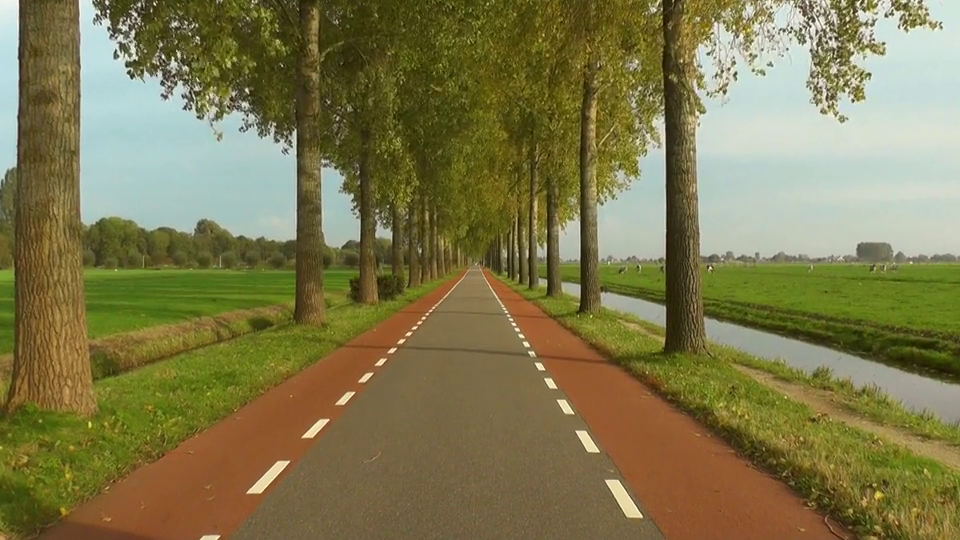
#> input picture frame 36 of test.mp4, 960 x 540 px
$ python lane_detection.py
#> lines starting #> are read from the running program, lines starting #| are printed output that depends on the picture; after the words box and inside, x2 and y2 are one past the last pixel; in counts of white or black regions, pixels touching at a corner belong together
import cv2
import numpy as np

def region_of_interest(img, vertices):
    mask = np.zeros_like(img)
    cv2.fillPoly(mask, vertices, 255)
    masked_image = cv2.bitwise_and(img, mask)
    return masked_image

def draw_lane_lines(img, lines, color=[255, 0, 0], thickness=10):
    line_image = np.zeros_like(img)

    if lines is None:
        return img

    left_lines = []
    right_lines = []
    left_weights = []
    right_weights = []

    for line in lines:
        for x1, y1, x2, y2 in line:
            if x2 - x1 == 0:  # Avoid divide by zero error
                continue  # Skip vertical lines

            slope = (y2 - y1) / (x2 - x1)
            length = np.sqrt((y2 - y1) ** 2 + (x2 - x1) ** 2)
            if slope < 0:  # Left lane
                left_lines.append((x1, y1, x2, y2))
                left_weights.append(length)
            else:  # Right lane
                right_lines.append((x1, y1, x2, y2))
                right_weights.append(length)

    left_lane = np.average(left_lines, axis=0, weights=left_weights) if len(left_weights) > 0 else None
    right_lane = np.average(right_lines, axis=0, weights=right_weights) if len(right_weights) > 0 else None

    y1 = img.shape[0]
    y2 = int(y1 * 0.6)

    if left_lane is not None:
        x1_left, y1_left, x2_left, y2_left = left_lane
        if x2_left - x1_left != 0:  # Check again to avoid divide by zero
            slope_left = (y2_left - y1_left) / (x2_left - x1_left)
            x1_left = int((y1 - y1_left) / slope_left + x1_left)
            x2_left = int((y2 - y2_left) / slope_left + x2_left)
            cv2.line(line_image, (x1_left, y1), (x2_left, y2), color, thickness)

    if right_lane is not None:
        x1_right, y1_right, x2_right, y2_right = right_lane
        if x2_right - x1_right != 0:  # Check again to avoid divide by zero
            slope_right = (y2_right - y1_right) / (x2_right - x1_right)
            x1_right = int((y1 - y1_right) / slope_right + x1_right)
            x2_right = int((y2 - y2_right) / slope_right + x2_right)
            cv2.line(line_image, (x1_right, y1), (x2_right, y2), color, thickness)

    combined_image = cv2.addWeighted(img, 0.8, line_image, 1, 1)
    return combined_image

def process_frame(frame):
    gray = cv2.cvtColor(frame, cv2.COLOR_BGR2GRAY)
    blur = cv2.GaussianBlur(gray, (5, 5), 0)
    edges = cv2.Canny(blur, 50, 150)

    height, width = frame.shape[:2]
    roi_vertices = np.array([[(50, height), (width//2 - 50, height//2 + 50),
                              (width//2 + 50, height//2 + 50), (width - 50, height)]])

    cropped_edges = region_of_interest(edges, roi_vertices)
    lines = cv2.HoughLinesP(cropped_edges, rho=1, theta=np.pi/180, threshold=50, minLineLength=100, maxLineGap=50)
    frame_with_lanes = draw_lane_lines(frame, lines)

    return frame_with_lanes

def lane_detection(video_path):
    cap = cv2.VideoCapture(video_path)

    while cap.isOpened():
        ret, frame = cap.read()
#> frame is the input picture: shape (540, 960, 3); mean B, G, R 76.6, 119.9, 126.2
        if not ret:
            break

        frame_with_lanes = process_frame(frame)
#> in process_frame, `gray = cv2.cvtColor(frame, cv2.COLOR_BGR2GRAY)`:
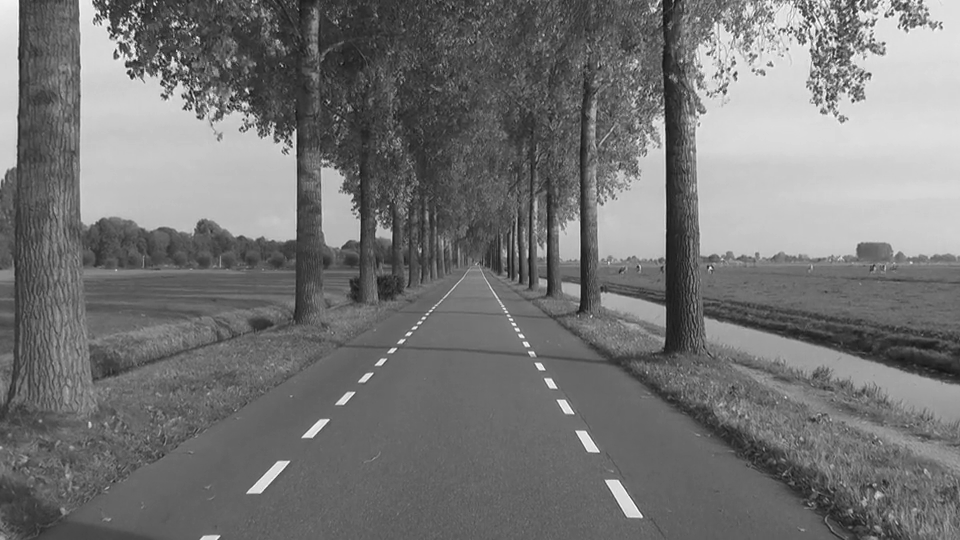
#> gray: shape (540, 960); min 14, max 255, mean 116.8
#> in process_frame, `edges = cv2.Canny(blur, 50, 150)`:
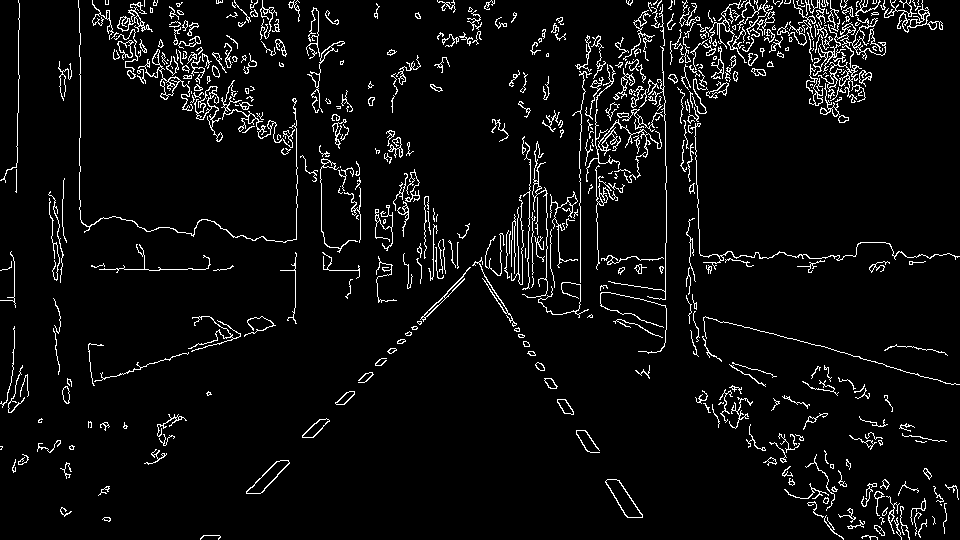
#> edges: shape (540, 960); 5.2% white in thin lines or dots
#> in region_of_interest, `cv2.fillPoly(mask, vertices, 255)`:
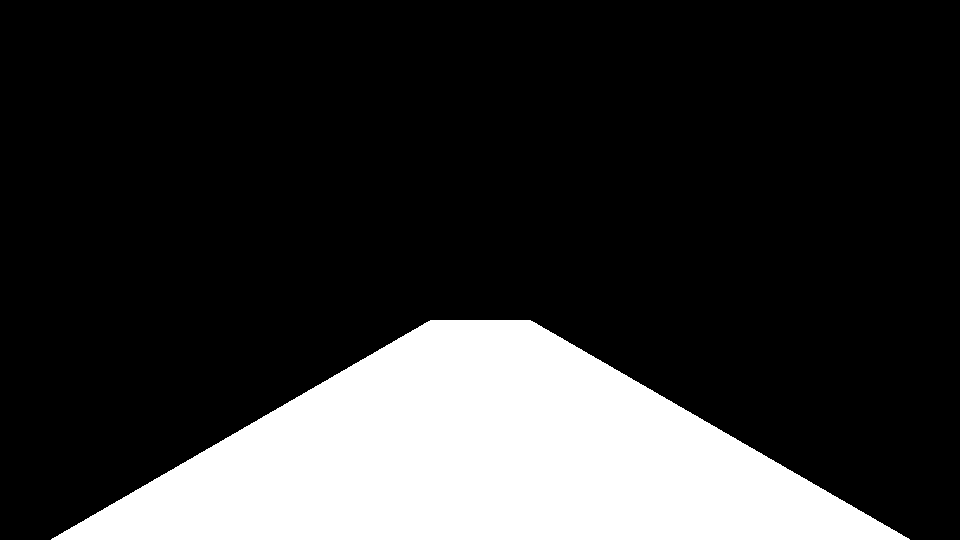
#> mask: shape (540, 960); 20.4% white; 1 white region, box (x1, y1, x2, y2) and area: (51, 320, 910, 540) 105760
#> in region_of_interest, `masked_image = cv2.bitwise_and(img, mask)`:
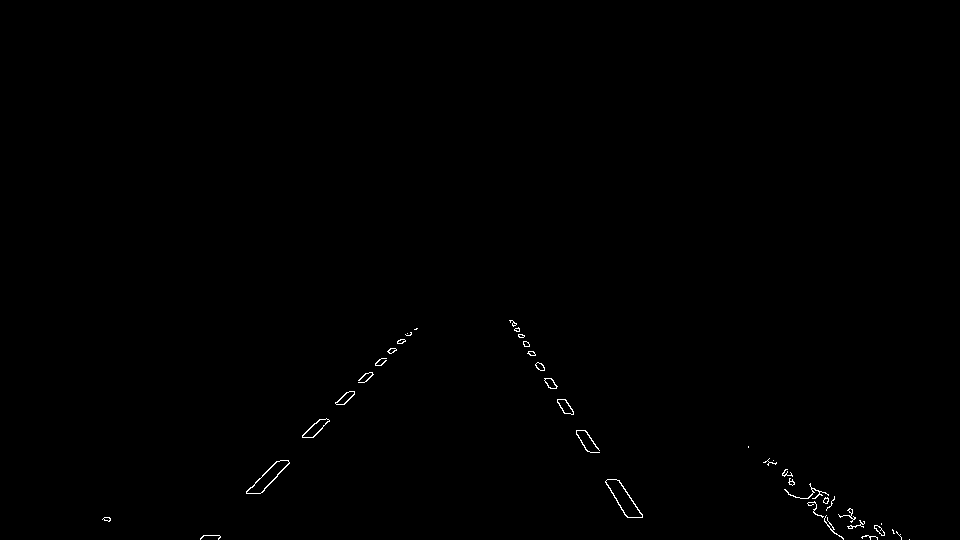
#> masked_image: shape (540, 960); 0.28% white in thin lines or dots, all inside (x1, y1, x2, y2) = (102, 320, 910, 540)
#> in process_frame, `lines = cv2.HoughLinesP(cropped_edges, rho=1, theta=np.pi/180, thresho..`: lines = [[514, 330, 626, 516], [218, 539, 414, 329], [510, 320, 642, 516], [200, 538, 398, 340], [200, 539, 405, 334], [512, 320, 642, 514], [218, 538, 410, 332]]
#> the loop in draw_lane_lines, `for line in lines:` made 7 passes
#> after the loop in draw_lane_lines, `for line in lines:`: left_lines = [(218, 539, 414, 329), (200, 538, 398, 340), (200, 539, 405, 334), (218, 538, 410, 332)]; left_weights = [287.3, 280, 289.9, 281.6]; right_lines = [(514, 330, 626, 516), (510, 320, 642, 516), (512, 320, 642, 514)]; right_weights = [217.1, 236.3, 233.5]
#> in draw_lane_lines, `left_lane = np.average(left_lines, axis=0, weights=left_weights) if le..`: left_lane = [209, 538.5, 406.8, 333.7]
#> in draw_lane_lines, `right_lane = np.average(right_lines, axis=0, weights=right_weights) if..`: right_lane = [511.9, 323.2, 636.9, 515.3]
#> in draw_lane_lines, `x1_left, y1_left, x2_left, y2_left = left_lane`: x1_left = 209; y1_left = 538.5; x2_left = 406.8; y2_left = 333.7
#> in draw_lane_lines, `slope_left = (y2_left - y1_left) / (x2_left - x1_left)`: slope_left = -1.04
#> in draw_lane_lines, `x1_left = int((y1 - y1_left) / slope_left + x1_left)`: x1_left = 207
#> in draw_lane_lines, `x2_left = int((y2 - y2_left) / slope_left + x2_left)`: x2_left = 416
#> in draw_lane_lines, `x1_right, y1_right, x2_right, y2_right = right_lane`: x1_right = 511.9; y1_right = 323.2; x2_right = 636.9; y2_right = 515.3
#> in draw_lane_lines, `slope_right = (y2_right - y1_right) / (x2_right - x1_right)`: slope_right = 1.54
#> in draw_lane_lines, `x1_right = int((y1 - y1_right) / slope_right + x1_right)`: x1_right = 652
#> in draw_lane_lines, `x2_right = int((y2 - y2_right) / slope_right + x2_right)`: x2_right = 512
#> in draw_lane_lines, `cv2.line(line_image, (x1_right, y1), (x2_right, y2), color, thickness)`:
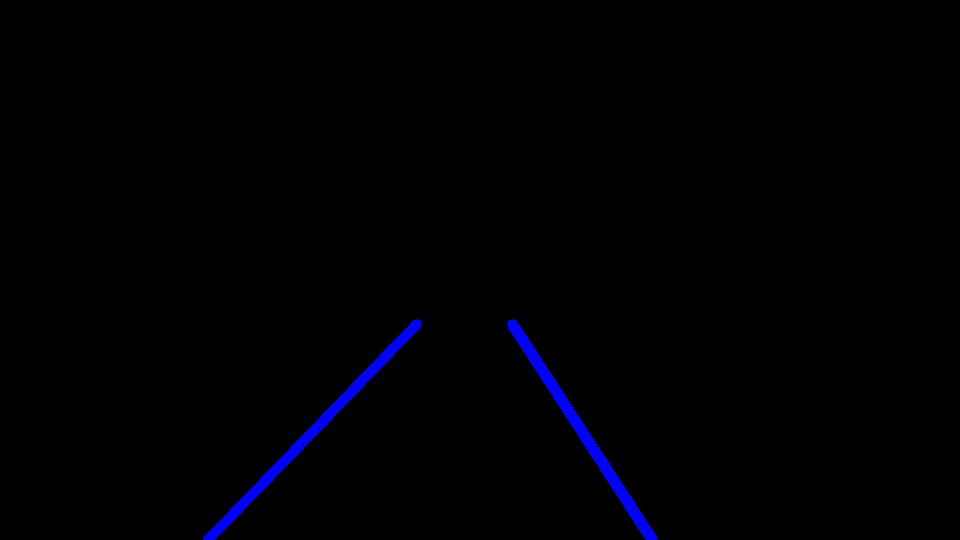
#> line_image: shape (540, 960, 3); mean of channels 0, 1, 2 2.9, 0, 0; drawn as B, G, R
#> in draw_lane_lines, `combined_image = cv2.addWeighted(img, 0.8, line_image, 1, 1)`:
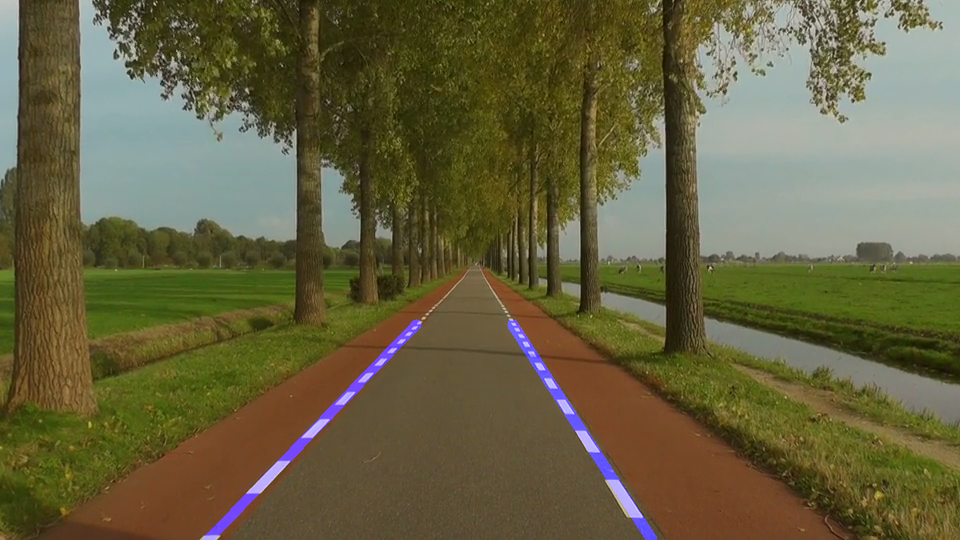
#> combined_image: shape (540, 960, 3); mean B, G, R 64.2, 96.9, 102
        cv2.imshow("Lane Detection", frame_with_lanes)

        if cv2.waitKey(1) & 0xFF == ord('q'):
#> (key q is pressed here)
            break

    cap.release()
    cv2.destroyAllWindows()

if __name__ == "__main__":
    video_path = "C:/Users/dell/Desktop/imagerecog/test.mp4"  # Specify the path to the video
    lane_detection(video_path)

$ run again, starting later in the video
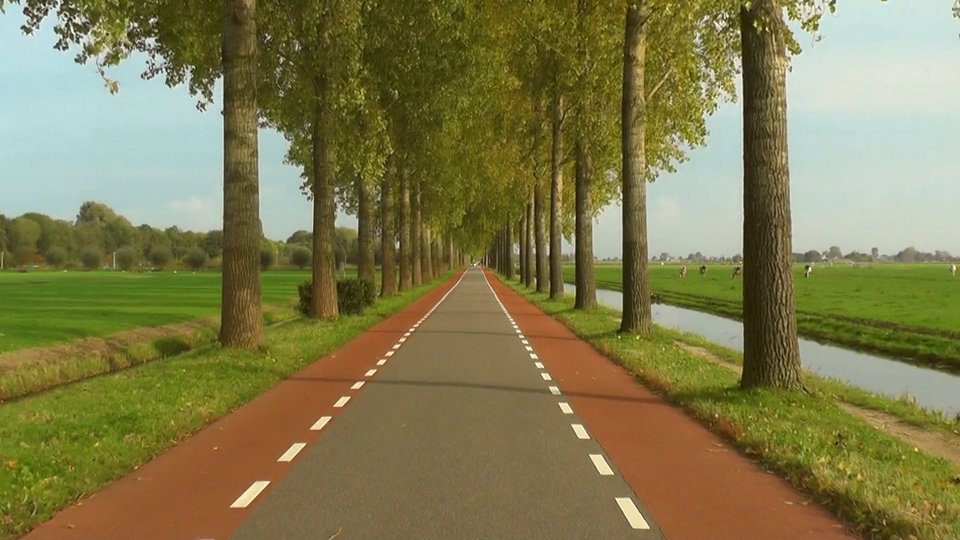
#> input picture frame 162 of test.mp4, 960 x 540 px
#> in lane_detection, frame is the input picture: shape (540, 960, 3); mean B, G, R 77.8, 122.8, 128.2
#> in process_frame, `edges = cv2.Canny(blur, 50, 150)`:
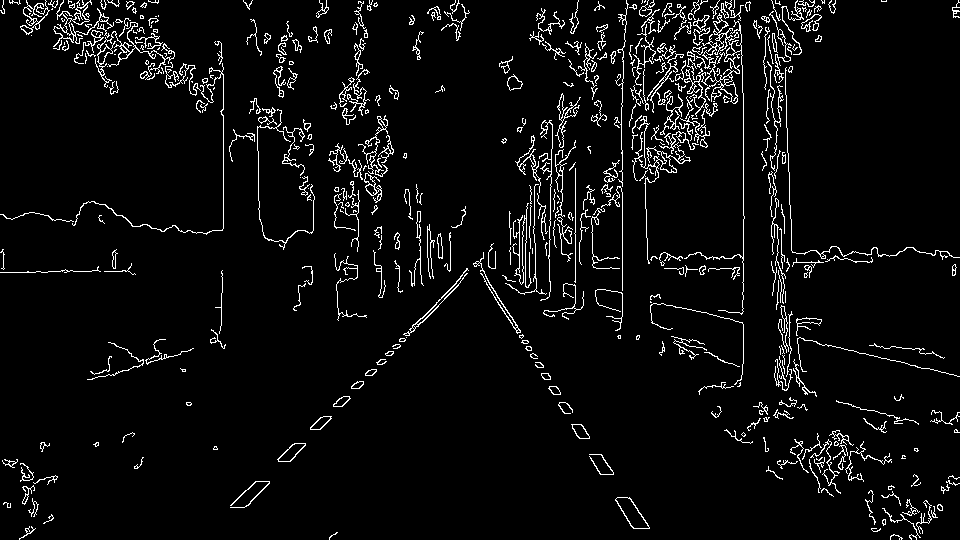
#> edges: shape (540, 960); 4.9% white in thin lines or dots
#> mask: shape (540, 960); 20.4% white; 1 white region, box (x1, y1, x2, y2) and area: (51, 320, 910, 540) 105760
#> masked_image: shape (540, 960); 0.23% white in thin lines or dots, all inside (x1, y1, x2, y2) = (213, 320, 903, 540)
#> lines = [[246, 506, 400, 346], [234, 501, 408, 333], [514, 321, 649, 528], [512, 323, 615, 500], [231, 505, 411, 331], [515, 325, 631, 526], [242, 507, 414, 329]]
#> the loop in draw_lane_lines, `for line in lines:` made 7 passes
#> after the loop in draw_lane_lines, `for line in lines:`: left_lines = [(246, 506, 400, 346), (234, 501, 408, 333), (231, 505, 411, 331), (242, 507, 414, 329)]; left_weights = [222.1, 241.9, 250.4, 247.5]; right_lines = [(514, 321, 649, 528), (512, 323, 615, 500), (515, 325, 631, 526)]; right_weights = [247.1, 204.8, 232.1]
#> left_lane = [238, 504.7, 408.5, 334.5]
#> right_lane = [513.7, 323, 632.7, 518.9]
#> in draw_lane_lines, `x1_left, y1_left, x2_left, y2_left = left_lane`: x1_left = 238; y1_left = 504.7; x2_left = 408.5; y2_left = 334.5
#> slope_left = -0.999
#> in draw_lane_lines, `x1_left = int((y1 - y1_left) / slope_left + x1_left)`: x1_left = 202
#> in draw_lane_lines, `x2_left = int((y2 - y2_left) / slope_left + x2_left)`: x2_left = 418
#> in draw_lane_lines, `x1_right, y1_right, x2_right, y2_right = right_lane`: x1_right = 513.7; y1_right = 323; x2_right = 632.7; y2_right = 518.9
#> slope_right = 1.65
#> in draw_lane_lines, `x1_right = int((y1 - y1_right) / slope_right + x1_right)`: x1_right = 645
#> in draw_lane_lines, `x2_right = int((y2 - y2_right) / slope_right + x2_right)`: x2_right = 514
#> in draw_lane_lines, `combined_image = cv2.addWeighted(img, 0.8, line_image, 1, 1)`:
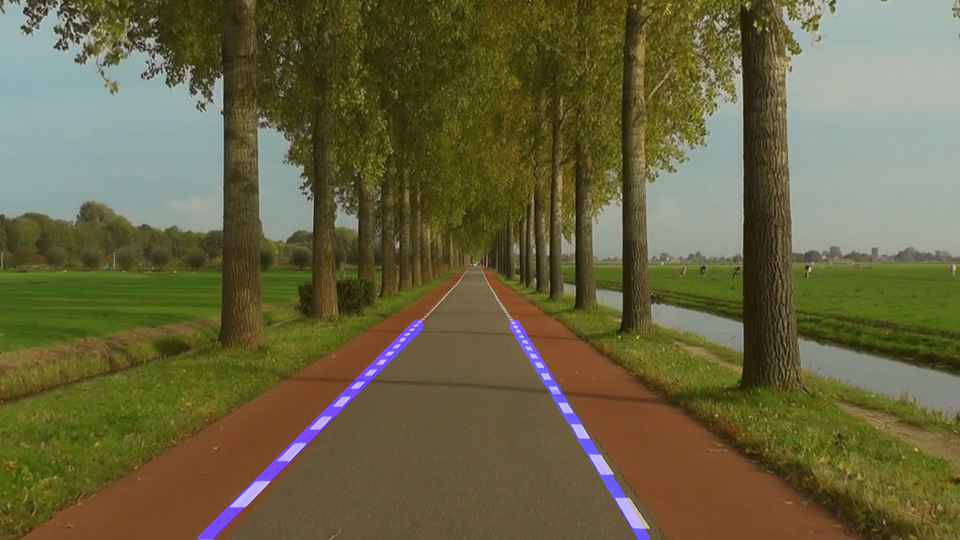
#> combined_image: shape (540, 960, 3); mean B, G, R 65.4, 99.3, 103.6

$ run again, starting later in the video
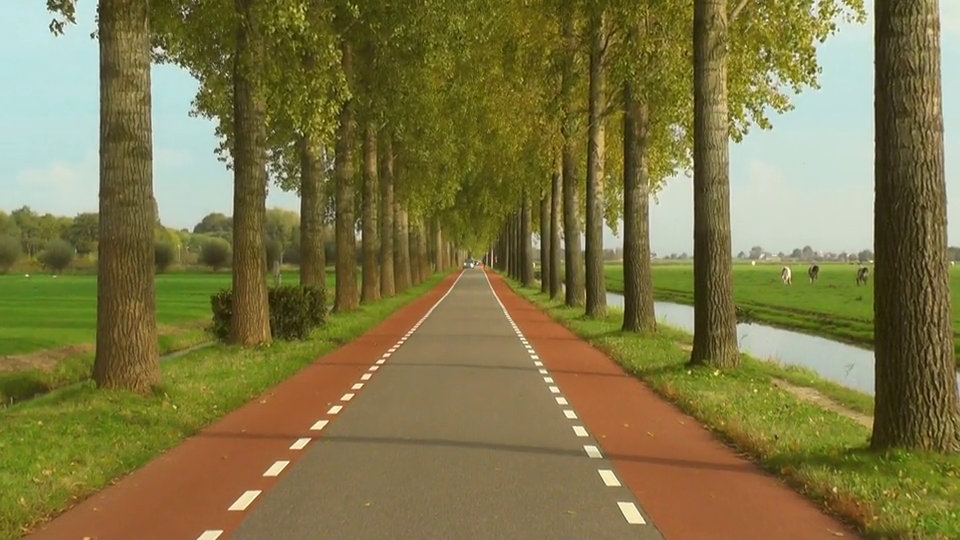
#> input picture frame 289 of test.mp4, 960 x 540 px
#> in lane_detection, frame is the input picture: shape (540, 960, 3); mean B, G, R 70.3, 118.1, 126
#> in process_frame, `edges = cv2.Canny(blur, 50, 150)`:
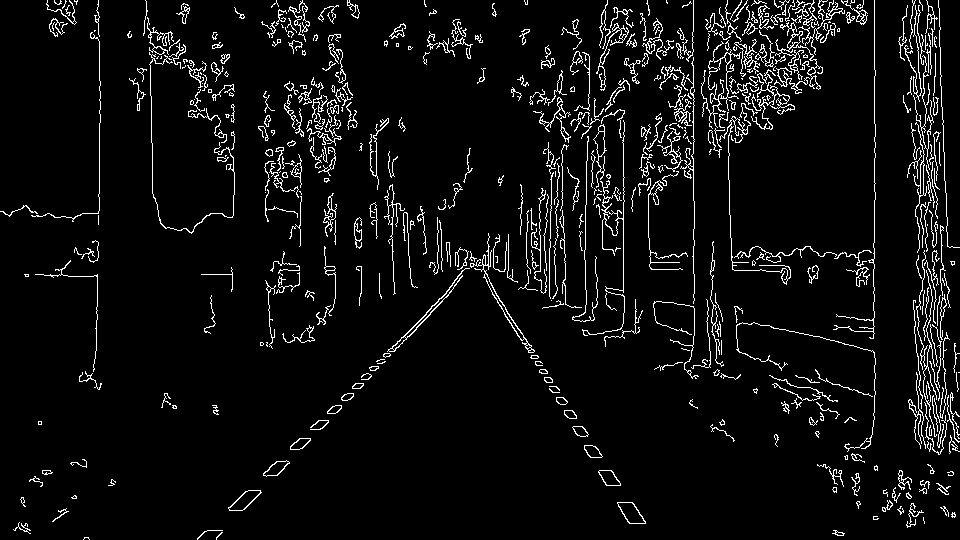
#> edges: shape (540, 960); 5.6% white in thin lines or dots
#> mask: shape (540, 960); 20.4% white; 1 white region, box (x1, y1, x2, y2) and area: (51, 320, 910, 540) 105760
#> masked_image: shape (540, 960); 0.25% white in thin lines or dots, all inside (x1, y1, x2, y2) = (83, 320, 876, 540)
#> lines = [[513, 320, 645, 523], [216, 538, 353, 396], [521, 339, 625, 518], [197, 538, 405, 337], [525, 343, 629, 523], [222, 530, 416, 329], [221, 530, 416, 328], [228, 507, 395, 345], [512, 320, 639, 523], [290, 446, 407, 333], [213, 530, 407, 336]]
#> the loop in draw_lane_lines, `for line in lines:` made 11 passes
#> after the loop in draw_lane_lines, `for line in lines:`: left_lines = [(216, 538, 353, 396), (197, 538, 405, 337), (222, 530, 416, 329), (221, 530, 416, 328), (228, 507, 395, 345), (290, 446, 407, 333), (213, 530, 407, 336)]; left_weights = [197.3, 289.2, 279.4, 280.8, 232.7, 162.7, 274.4]; right_lines = [(513, 320, 645, 523), (521, 339, 625, 518), (525, 343, 629, 523), (512, 320, 639, 523)]; right_weights = [242.1, 207, 207.9, 239.5]
#> left_lane = [222.8, 521.2, 401.8, 341.6]
#> right_lane = [517.4, 329.7, 635.1, 521.8]
#> in draw_lane_lines, `x1_left, y1_left, x2_left, y2_left = left_lane`: x1_left = 222.8; y1_left = 521.2; x2_left = 401.8; y2_left = 341.6
#> slope_left = -1
#> in draw_lane_lines, `x1_left = int((y1 - y1_left) / slope_left + x1_left)`: x1_left = 204
#> in draw_lane_lines, `x2_left = int((y2 - y2_left) / slope_left + x2_left)`: x2_left = 419
#> in draw_lane_lines, `x1_right, y1_right, x2_right, y2_right = right_lane`: x1_right = 517.4; y1_right = 329.7; x2_right = 635.1; y2_right = 521.8
#> slope_right = 1.63
#> in draw_lane_lines, `x1_right = int((y1 - y1_right) / slope_right + x1_right)`: x1_right = 646
#> in draw_lane_lines, `x2_right = int((y2 - y2_right) / slope_right + x2_right)`: x2_right = 513
#> in draw_lane_lines, `combined_image = cv2.addWeighted(img, 0.8, line_image, 1, 1)`:
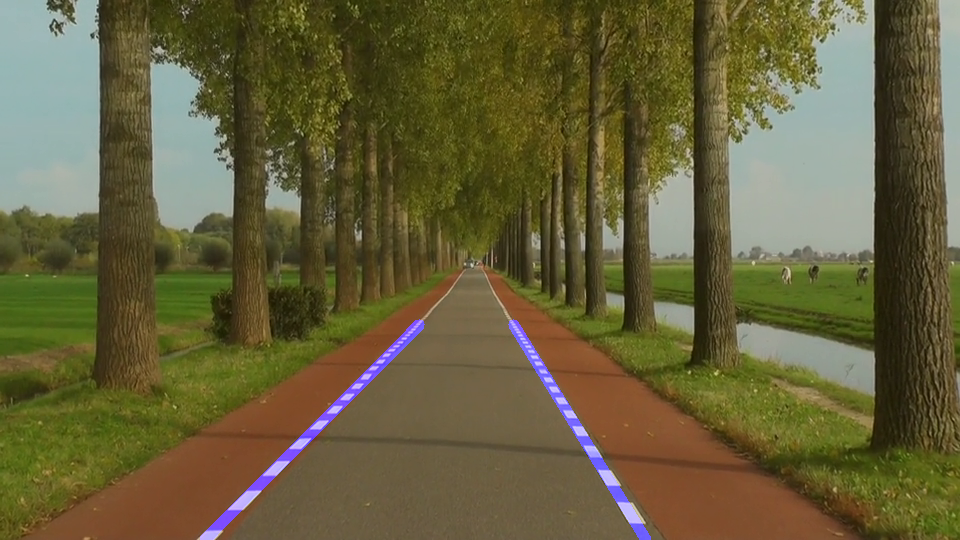
#> combined_image: shape (540, 960, 3); mean B, G, R 59.3, 95.5, 101.8
